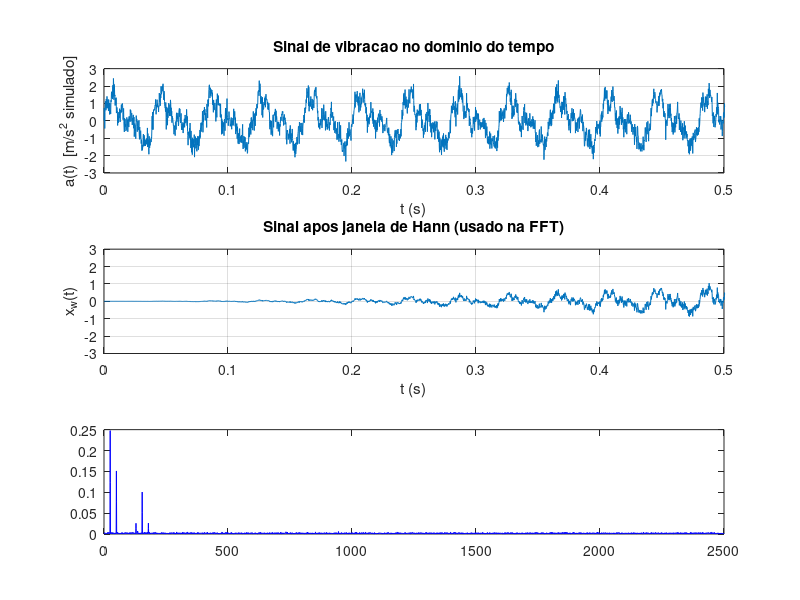

This chart was generated by the following MATLAB code: (Note: this script raises an error after producing the figure.)
% =========================================================================
% DESAFIO PBL - Analise espectral de um sinal real (vibracao simulada)
% -------------------------------------------------------------------------
% Aplica todas as ferramentas estudadas (FFT, janelamento, identificacao
% de picos) sobre um sinal mais realista, que combina:
%   - rotacao de eixo (1X)
%   - desalinhamento (2X)
%   - falha em pista externa de rolamento (frequencia BPFO)
%   - ruido de fundo
% Apresenta o sinal no tempo, o espectro e a interpretacao fisica.
% =========================================================================

clear; clc; close all;

% --- Parametros de aquisicao ---
fs   = 5000;        % Hz - taxa de amostragem
T    = 2;           % s
t    = 0:1/fs:T-1/fs;
N    = length(t);

% --- "Maquina rotativa" simulada ---
f_rot   = 25;            % Hz (1500 RPM) - frequencia de rotacao
f_align = 2 * f_rot;     % 50 Hz - componente 2X (desalinhamento)
f_bpfo  = 154;           % Hz - frequencia simulada de falha em rolamento

x_rot   = 1.0 * sin(2*pi*f_rot   * t);
x_align = 0.6 * sin(2*pi*f_align * t);

% Falha em rolamento -> modulacao + impulsos repetitivos
x_falha = 0.4 * sin(2*pi*f_bpfo * t) .* (1 + 0.5*sin(2*pi*f_rot*t));

% Ruido de fundo (eletrico/mecanico)
ruido = 0.3 * randn(1, N);

% Sinal observado
x = x_rot + x_align + x_falha + ruido;

% --- Janelamento (Hann) ---
w   = 0.5 - 0.5*cos(2*pi*(0:N-1)/(N-1));
x_w = x .* w;

% --- FFT do sinal janelado ---
metade = 1:floor(N/2);
f      = (0:N-1)*(fs/N);
mag    = abs(fft(x_w))/N;

% --- Localizar picos relevantes ---
alvos = [f_rot f_align f_bpfo];
nomes = {'1X (rotacao)','2X (desalinhamento)','BPFO (rolamento)'};
fprintf('\n  Frequencia esperada | Frequencia detectada |  |X|/N \n');
fprintf('-----------------------+----------------------+--------\n');
for k = 1:length(alvos)
    [~, idx] = min(abs(f - alvos(k)));
    fprintf('  %6.1f Hz  %-12s | %12.2f Hz       | %.4f\n', ...
            alvos(k), nomes{k}, f(idx), mag(idx));
end

% --- Graficos ---
fig = figure('Name','Desafio PBL - Sinal real (vibracao)', ...
             'Position',[100 100 900 800]);

subplot(3,1,1);
plot(t, x);
title('Sinal de vibracao no dominio do tempo');
xlabel('t (s)'); ylabel('a(t)  [m/s^2 simulado]'); grid on;
xlim([0 0.5]);

subplot(3,1,2);
plot(t, x_w);
title('Sinal apos janela de Hann (usado na FFT)');
xlabel('t (s)'); ylabel('x_w(t)'); grid on;
xlim([0 0.5]);

subplot(3,1,3);
plot(f(metade), mag(metade), 'b'); hold on;
xline(f_rot,   'r--', '1X');
xline(f_align, 'g--', '2X');
xline(f_bpfo,  'm--', 'BPFO');
title('Espectro de magnitude - assinatura espectral da maquina');
xlabel('Frequencia (Hz)'); ylabel('|X(f)|/N');
xlim([0 300]); grid on;

fprintf('\nInterpretacao fisica do espectro:\n');
fprintf('  - Picos em 25 e 50 Hz revelam a rotacao do eixo e\n');
fprintf('    o desalinhamento (componente 2X).\n');
fprintf('  - O pico em ~154 Hz, fora dos harmonicos da rotacao, sugere\n');
fprintf('    falha localizada em rolamento (frequencia BPFO).\n');
fprintf('  - O ruido de fundo aparece como um piso espectral mais\n');
fprintf('    elevado, mas nao mascara os picos: e justamente esse\n');
fprintf('    o poder de diagnostico da analise espectral.\n');

% --- Salvar PNG em Resultados/ ---
script_dir = fileparts(mfilename('fullpath'));
out_dir    = fullfile(script_dir, '..', '..', 'Resultados');
if ~exist(out_dir, 'dir'); mkdir(out_dir); end
print(fig, fullfile(out_dir, 'simulacao10desafio.png'), '-dpng', '-r120');
fprintf('Figura salva em: %s\n', fullfile(out_dir, 'simulacao10desafio.png'));
